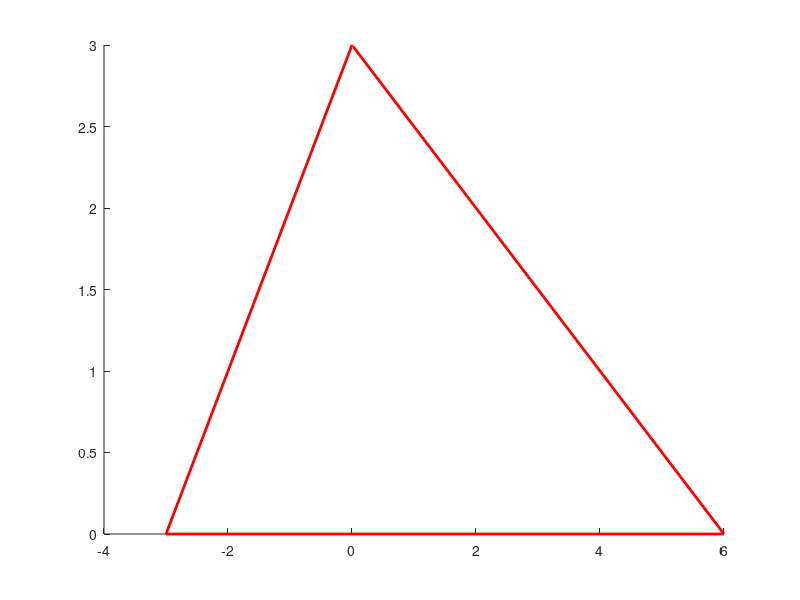

This figure's MATLAB source: (Note: this script raises an error after producing the figure.)
addpath(genpath('..'));
addpath(genpath('..\geometry'));
c1=[-3,0,2];
c2=[6,0,0];
c3=[0,3,3];



r1=3;
r2=1;
r3=2;
line([c1(1),c2(1)],[c1(2),c2(2)],[c1(3),c2(3)],'LineStyle','-','LineWidth',2,'Color','red');
line([c1(1),c3(1)],[c1(2),c3(2)],[c1(3),c3(3)],'LineStyle','-','LineWidth',2,'Color','red');
line([c2(1),c3(1)],[c2(2),c3(2)],[c2(3),c3(3)],'LineStyle','-','LineWidth',2,'Color','red');
hold on;
% [slab,success]=computeMedialSlab(c1,c2,c3,r1,r2,r3);
[slab,success]=drawMedialSlab(c1,c2,c3,r1,r2,r3,180,64,true,true,true,'FaceAlpha',0.5);
line([c1(1),slab.V1_UP(1)],[c1(2),slab.V1_UP(2)],[c1(3),slab.V1_UP(3)],'LineStyle','-','LineWidth',1,'Color','black');
line([c1(1),slab.V1_DOWN(1)],[c1(2),slab.V1_DOWN(2)],[c1(3),slab.V1_DOWN(3)],'LineStyle','-','LineWidth',1,'Color','black');

line([c2(1),slab.V2_UP(1)],[c2(2),slab.V2_UP(2)],[c2(3),slab.V2_UP(3)],'LineStyle','-','LineWidth',1,'Color','black');
line([c2(1),slab.V2_DOWN(1)],[c2(2),slab.V2_DOWN(2)],[c2(3),slab.V2_DOWN(3)],'LineStyle','-','LineWidth',1,'Color','black');

line([c3(1),slab.V3_UP(1)],[c3(2),slab.V3_UP(2)],[c3(3),slab.V3_UP(3)],'LineStyle','-','LineWidth',1,'Color','black');
line([c3(1),slab.V3_DOWN(1)],[c3(2),slab.V3_DOWN(2)],[c3(3),slab.V3_DOWN(3)],'LineStyle','-','LineWidth',1,'Color','black');



line([slab.V1_UP(1),slab.V2_UP(1)],[slab.V1_UP(2),slab.V2_UP(2)],[slab.V1_UP(3),slab.V2_UP(3)],'LineStyle','-','LineWidth',2,'Color','black');
line([slab.V1_UP(1),slab.V3_UP(1)],[slab.V1_UP(2),slab.V3_UP(2)],[slab.V1_UP(3),slab.V3_UP(3)],'LineStyle','-','LineWidth',2,'Color','black');
line([slab.V2_UP(1),slab.V3_UP(1)],[slab.V2_UP(2),slab.V3_UP(2)],[slab.V2_UP(3),slab.V3_UP(3)],'LineStyle','-','LineWidth',2,'Color','black');

line([slab.V1_DOWN(1),slab.V2_DOWN(1)],[slab.V1_DOWN(2),slab.V2_DOWN(2)],[slab.V1_DOWN(3),slab.V2_DOWN(3)],'LineStyle','-','LineWidth',2,'Color','black');
line([slab.V1_DOWN(1),slab.V3_DOWN(1)],[slab.V1_DOWN(2),slab.V3_DOWN(2)],[slab.V1_DOWN(3),slab.V3_DOWN(3)],'LineStyle','-','LineWidth',2,'Color','black');
line([slab.V2_DOWN(1),slab.V3_DOWN(1)],[slab.V2_DOWN(2),slab.V3_DOWN(2)],[slab.V2_DOWN(3),slab.V3_DOWN(3)],'LineStyle','-','LineWidth',2,'Color','black');

c=slab.tri.center();
q=c+slab.tri.normal;
line([c(1),q(1)],[c(2),q(2)],[c(3),q(3)],'LineStyle','-','LineWidth',2,'Color','black');
% p=[2,0.5,0];
% p=(slab.V1_DOWN+c1)*0.5;
% p=slab.V1_DOWN;
% p=(slab.V1_DOWN+slab.V2_DOWN)*0.5;
% p=(slab.V1_DOWN+slab.V2_DOWN+c1+c2)*0.25;
% n12=cross(slab.n1,c2-c1);
% p=p+1e-6*n12;
% p=(slab.V1_DOWN+slab.V2_DOWN+slab.V3_DOWN)/3+1e-6*slab.n1;
% p=c1;
% p=(c1+c2+c3)/3.0-1e-3*slab.tri.normal;
p=slab.V1_UP;
plot3(p(1), p(2), p(3), 'o', 'MarkerSize', 10, 'MarkerEdgeColor', 'b', 'MarkerFaceColor', 'r');
[success]=slab.InBottomPentahedron(p);
if success
    disp('point In Bottom Pentahedron!');
end
grid off;
hold off;
axis off;
axis equal;
light('Color',[0.8, 0.8, 0.8],'Position',[10 10 -10],'Style','infinite');
camlight;